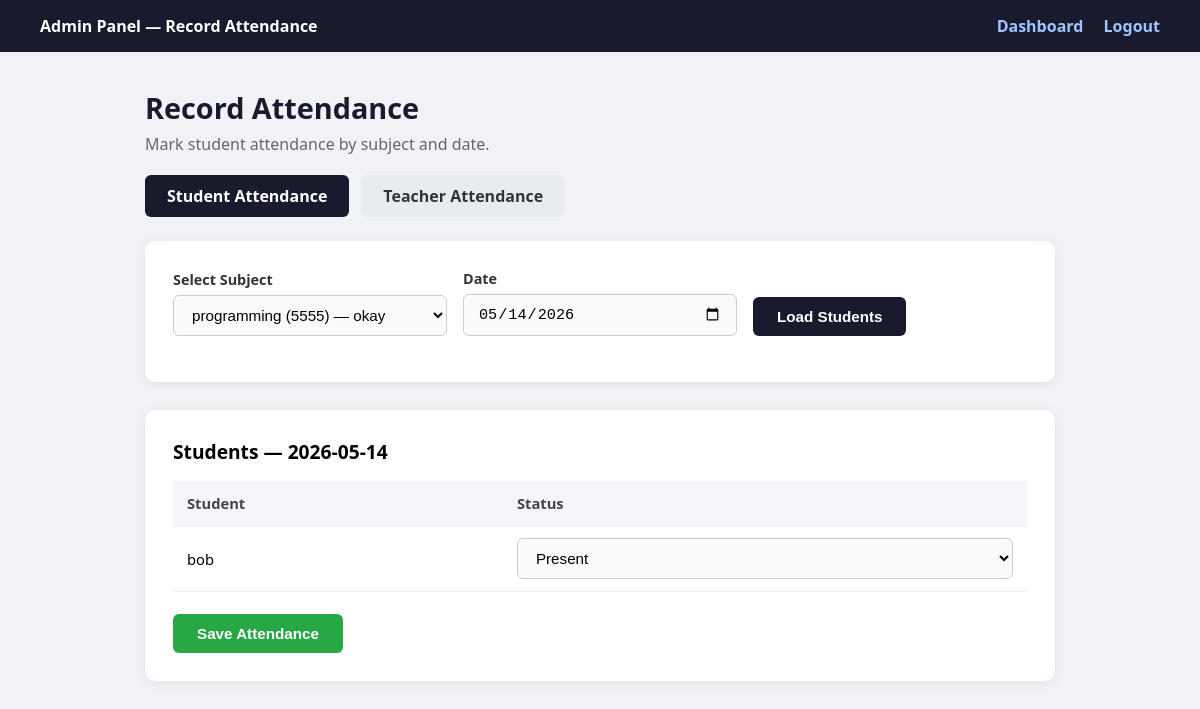
The page /attendance_admin.php?subject_id=4 (signed in) on the database as committed earlier.
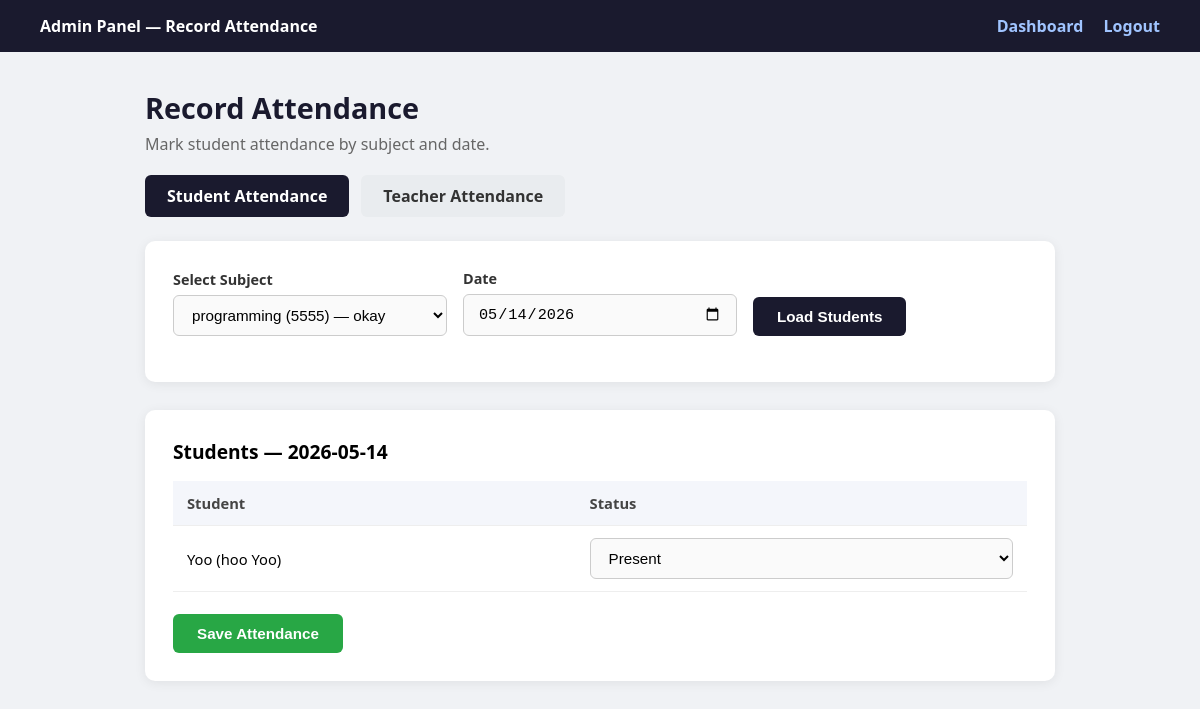
The same page on the database as committed later.
### tables this page shows
CREATE TABLE `users` (
  `id` int(11) NOT NULL COMMENT 'Unique ID for each user',
  `username` varchar(50) NOT NULL COMMENT 'User''s login name',
  `password` varchar(255) NOT NULL COMMENT 'User''s password',
  `name` varchar(100) DEFAULT NULL COMMENT 'User''s first name',
  `surname` varchar(100) DEFAULT NULL COMMENT 'User''s last name',
  `birth_year` year(4) DEFAULT NULL COMMENT 'User''s year of birth',
  `description` text DEFAULT NULL COMMENT 'A long text about the user',
  `photo` varchar(255) DEFAULT NULL COMMENT 'The file path of the user''s photo',
  `role` enum('student','teacher') NOT NULL DEFAULT 'student'
);

### attendance_admin.php (the view, shortened to what the changed rows need)
<?php
require_once 'config.php';
$subject_id     = 0;
$attendance_date = date("Y-m-d");
if ($_SERVER["REQUEST_METHOD"] === "POST") {
    $subject_id      = (int)$_POST["subject_id"];
    $attendance_date = $_POST["attendance_date"];
    $attendance_data = $_POST["attendance"] ?? [];
    foreach ($attendance_data as $sid => $status) {
        $sid = (int)$sid;
        $stmt = $conn->prepare(
            "INSERT INTO attendance (student_id, subject_id, attendance_date, status, marked_by)
             VALUES (?, ?, ?, ?, NULL)
             ON DUPLICATE KEY UPDATE status = VALUES(status), marked_by = NULL"
        );
        $stmt->bind_param("iiss", $sid, $subject_id, $attendance_date, $status);
        $stmt->execute();
        $stmt->close();
    }
    $message = "Attendance recorded successfully for " . htmlspecialchars($attendance_date) . ".";
} else {
    $subject_id      = (int)($_GET["subject_id"] ?? 0);
    $attendance_date = $_GET["date"] ?? date("Y-m-d");
}
$students = [];
if ($subject_id > 0) {
    $stmt = $conn->prepare(
        "SELECT u.id, u.username, u.name, u.surname
         FROM enrollments e
         JOIN users u ON u.id = e.student_id
         WHERE e.subject_id = ?
         ORDER BY u.username ASC"
    );
    $stmt->bind_param("i", $subject_id);
    $stmt->execute();
    $res = $stmt->get_result();
    while ($row = $res->fetch_assoc()) $students[] = $row;
}
$existing = [];
if ($subject_id > 0) {
    $stmt = $conn->prepare("SELECT student_id, status FROM attendance WHERE subject_id = ? AND attendance_date = ?");
    $stmt->bind_param("is", $subject_id, $attendance_date);
    $stmt->execute();
    $res = $stmt->get_result();
    while ($row = $res->fetch_assoc()) {
        $existing[(int)$row["student_id"]] = $row["status"];
    }
}
function sel($a, $b) { return $a === $b ? "selected" : ""; }
?>
<!DOCTYPE html>
<html lang="en">
<head>
</head>
<body>
<div class="container">
    <h1>Record Attendance</h1>
    <?php if ($subject_id > 0): ?>
        <?php if (count($students) === 0): ?>
            <div class="no-students">No students are enrolled in this subject yet. Please enroll students via <a href="enroll_students.php">Enroll Students</a>.</div>
        <?php else: ?>
        <div class="card">
            <h2 style="margin-bottom:16px;font-size:1.2rem;">Students — <?php echo htmlspecialchars($attendance_date); ?></h2>
            <form method="post">
                <table>
                    <tr>
                        <th>Student</th>
                        <th>Status</th>
                    </tr>
                    <?php foreach ($students as $st):
                        $sid     = (int)$st["id"];
                        $full    = trim(($st['name'] ?? '') . ' ' . ($st['surname'] ?? ''));
                        $label   = $st["username"] . ($full ? " ($full)" : "");
                        $current = $existing[$sid] ?? "present";
                    ?>
                    <tr>
                        <td><?php echo htmlspecialchars($label); ?></td>
                        <td>
                            <select name="attendance[<?php echo $sid; ?>]">
                                <option value="present" <?php echo sel($current, "present"); ?>>Present</option>
                            </select>
                        </td>
                    </tr>
                    <?php endforeach; ?>
                </table>
                <br>
            </form>
        </div>
        <?php endif; ?>
    <?php endif; ?>
</div>
</body>
</html>

Rows that differ between the two databases and show on the page:
removed users: username "bob", id "Present"
added users: label "Yoo (hoo Yoo)", id "Present"
